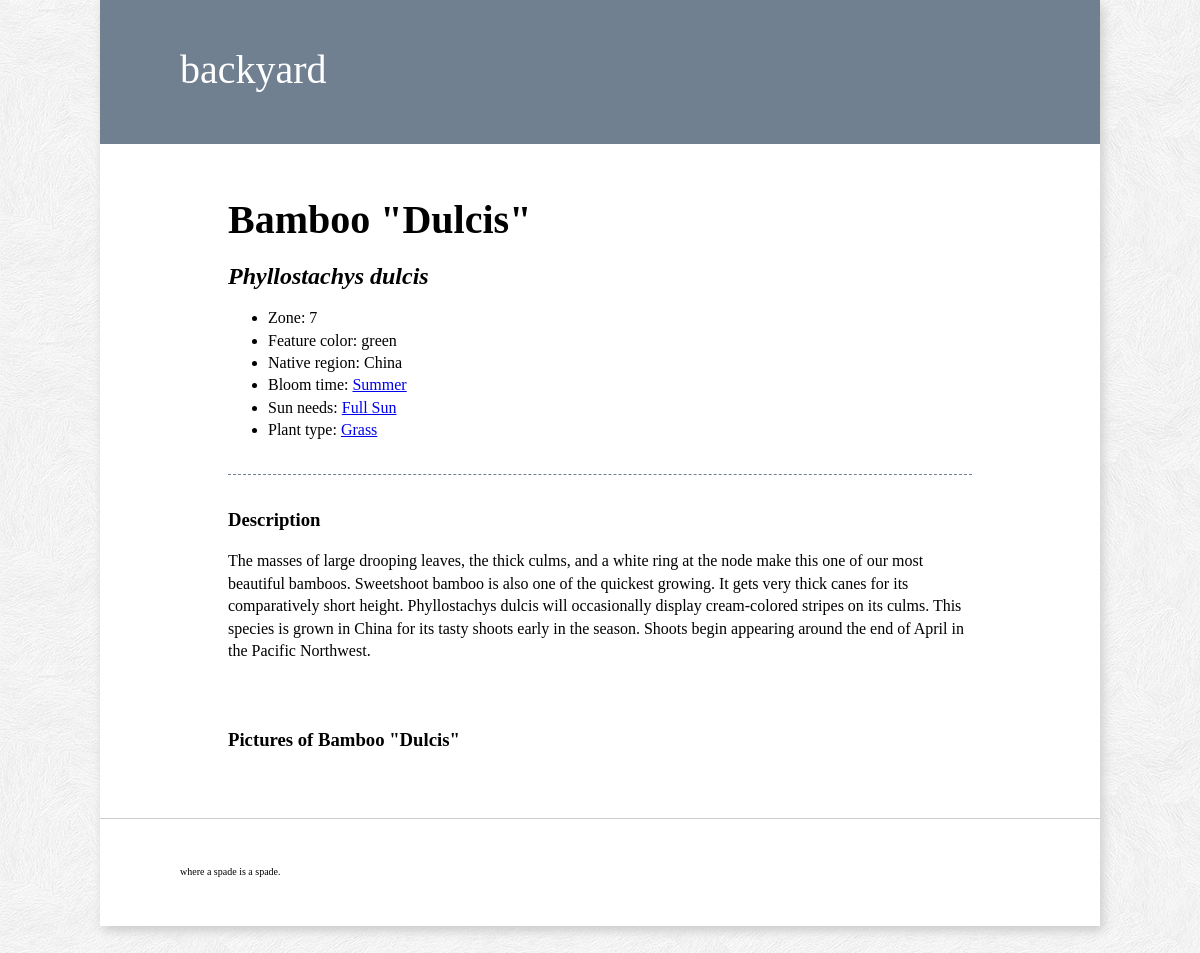
The page /plants/7/ on the database its author committed.
### plant/models.py (models this page shows, shortened)
class Plant(models.Model):
    common_name = models.CharField(max_length=50)
    genus = models.CharField(max_length=50)
    species = models.CharField(max_length=50)
    zone = models.IntegerField()
    featureColor = models.CharField(max_length=20)
    nativeRegion = models.CharField(max_length=50)
    thingy = models.CharField(max_length=50, blank="True")
    plantDescription = models.TextField()
    plantType = models.CharField(max_length=20)
    SPRING = 'Spring'
    SUMMER = 'Summer'
    FALL = 'Fall'
    WINTER = 'Winter'
    BLOOM_TIME_CHOICES = (
        (SPRING, 'Spring'),
        (SUMMER, 'Summer'),
        (FALL, 'Fall'),
        (WINTER, 'Winter'),
    )
    bloom_time = models.CharField(max_length=15,
        choices=BLOOM_TIME_CHOICES,
        default=SPRING
    )
    FULL_SUN = 'Full Sun'
    PART_SUN = 'Part Sun'
    SHADE = 'Shade'
    SUN_NEEDS_CHOICES = (
        (FULL_SUN, 'Full Sun'),
        (PART_SUN, 'Part Sun'),
        (SHADE, 'Shade'),
    )
    sun_needs = models.CharField(max_length=15,
        choices=SUN_NEEDS_CHOICES,
        default = FULL_SUN
    )

### plant/views.py (the view)
def plantDetail(request, plant_id):
    int_id = int(plant_id)
    all_plant_details = Plant.objects.get(id=int_id)
    context = {
        'all_plant_details' : all_plant_details,
    }
    return render(request, 'plant/plantDetail.html', context)

### plant/templates/plant/plantDetail.html
{% extends 'base.html' %}
{% block content %}
        <h1>{{ all_plant_details.common_name }}</h1>
        <h2 class="latinName">{{ all_plant_details.genus }} {{ all_plant_details.species }}</h2>
        <section id="overview">
        <ul>
            <li>Zone: {{ all_plant_details.zone }}</li>
            <li>Feature color: {{ all_plant_details.featureColor }}</li>
            <li>Native region: {{ all_plant_details.nativeRegion }}</li>
            <li>Bloom time: <a href="/plants/bloom_time/{{ all_plant_details.bloom_time }}/"> {{ all_plant_details.bloom_time }}</a></li>
            <li>Sun needs: <a href="/plants/sun_needs/{{ all_plant_details.sun_needs|slugify }}/">{{ all_plant_details.sun_needs }}</a></li>
            <li>Plant type: <a href="/plants/plant_type/{{ all_plant_details.plantType }}/">{{ all_plant_details.plantType }}</a></li>
        </ul>
        </section>
        <section>
        <h3>Description</h3>
        <p>{{ all_plant_details.plantDescription|safe|linebreaks }}</p>
        </section>
        <section>
        <h3>Pictures of {{ all_plant_details.common_name }}</h3>
        </section>
{% endblock %}

### plant/static/css/style.css (style rules this page uses)
body { color: black; font-family: 'Palatino', serif; font-size: 16px; line-height: 140%; margin: 0; background: url(../img/subtle_white_feathers.png) repeat white; }
section#overview { border-bottom: 1px dashed slategray; padding: 0 0 1em; }
section { padding: 1em 0; }
h1 { font-size: 2.5em; }
h2.latinName { font-style: italic; }

### rows shown on the page
Plant: common_name "Bamboo \"Dulcis\"", genus "Phyllostachys", species "dulcis", zone "7", featureColor "green", nativeRegion "China", bloom_time "Summer", sun_needs "Full Sun", plantType "Grass", plantDescription "The masses of large drooping leaves, the thick culms, and a white ring at the node make this one of our most beautiful bamboos. Sweetshoot bamboo is also one of the quickest growing. It gets very thick canes for its comparatively short height. Phyllostachys dulcis will occasionally display cream-colored stripes on its culms. This species is grown in China for its tasty shoots early in the season. Shoots begin appearing around the end of April in the Pacific Northwest."
